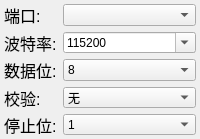
<?xml version="1.0" encoding="UTF-8"?>
<ui version="4.0">
 <class>SerialConfigWidget</class>
 <widget class="QWidget" name="SerialConfigWidget">
  <property name="geometry">
   <rect>
    <x>0</x>
    <y>0</y>
    <width>200</width>
    <height>139</height>
   </rect>
  </property>
  <property name="sizePolicy">
   <sizepolicy hsizetype="Fixed" vsizetype="Expanding">
    <horstretch>0</horstretch>
    <verstretch>0</verstretch>
   </sizepolicy>
  </property>
  <property name="minimumSize">
   <size>
    <width>200</width>
    <height>139</height>
   </size>
  </property>
  <property name="maximumSize">
   <size>
    <width>200</width>
    <height>16777215</height>
   </size>
  </property>
  <property name="windowTitle">
   <string>Form</string>
  </property>
  <layout class="QFormLayout" name="formLayout">
   <property name="rowWrapPolicy">
    <enum>QFormLayout::WrapAllRows</enum>
   </property>
   <property name="labelAlignment">
    <set>Qt::AlignCenter</set>
   </property>
   <property name="formAlignment">
    <set>Qt::AlignHCenter|Qt::AlignTop</set>
   </property>
   <property name="leftMargin">
    <number>4</number>
   </property>
   <property name="topMargin">
    <number>4</number>
   </property>
   <property name="rightMargin">
    <number>4</number>
   </property>
   <property name="bottomMargin">
    <number>4</number>
   </property>
   <item row="0" column="0" colspan="2">
    <layout class="QGridLayout" name="gridLayout">
     <item row="4" column="1">
      <widget class="QComboBox" name="stop_bits_select">
       <property name="sizePolicy">
        <sizepolicy hsizetype="Expanding" vsizetype="Fixed">
         <horstretch>0</horstretch>
         <verstretch>0</verstretch>
        </sizepolicy>
       </property>
       <item>
        <property name="text">
         <string>1</string>
        </property>
       </item>
       <item>
        <property name="text">
         <string>2</string>
        </property>
       </item>
      </widget>
     </item>
     <item row="0" column="1">
      <widget class="QComboBox" name="ports_select">
       <property name="sizePolicy">
        <sizepolicy hsizetype="Expanding" vsizetype="Fixed">
         <horstretch>0</horstretch>
         <verstretch>0</verstretch>
        </sizepolicy>
       </property>
       <property name="currentIndex">
        <number>-1</number>
       </property>
      </widget>
     </item>
     <item row="2" column="0">
      <widget class="QLabel" name="label_4">
       <property name="font">
        <font>
         <pointsize>12</pointsize>
        </font>
       </property>
       <property name="text">
        <string>数据位:</string>
       </property>
      </widget>
     </item>
     <item row="3" column="0">
      <widget class="QLabel" name="label_5">
       <property name="font">
        <font>
         <pointsize>12</pointsize>
        </font>
       </property>
       <property name="text">
        <string>校验:</string>
       </property>
      </widget>
     </item>
     <item row="0" column="0">
      <widget class="QLabel" name="label">
       <property name="font">
        <font>
         <pointsize>12</pointsize>
        </font>
       </property>
       <property name="text">
        <string>端口:</string>
       </property>
      </widget>
     </item>
     <item row="3" column="1">
      <widget class="QComboBox" name="verification_select">
       <property name="sizePolicy">
        <sizepolicy hsizetype="Expanding" vsizetype="Fixed">
         <horstretch>0</horstretch>
         <verstretch>0</verstretch>
        </sizepolicy>
       </property>
       <item>
        <property name="text">
         <string>无</string>
        </property>
       </item>
       <item>
        <property name="text">
         <string>奇校验</string>
        </property>
       </item>
       <item>
        <property name="text">
         <string>偶校验</string>
        </property>
       </item>
      </widget>
     </item>
     <item row="1" column="1">
      <widget class="QComboBox" name="rate_select">
       <property name="sizePolicy">
        <sizepolicy hsizetype="Expanding" vsizetype="Fixed">
         <horstretch>0</horstretch>
         <verstretch>0</verstretch>
        </sizepolicy>
       </property>
       <property name="editable">
        <bool>true</bool>
       </property>
       <property name="currentIndex">
        <number>9</number>
       </property>
       <item>
        <property name="text">
         <string>1200</string>
        </property>
       </item>
       <item>
        <property name="text">
         <string>2400</string>
        </property>
       </item>
       <item>
        <property name="text">
         <string>4800</string>
        </property>
       </item>
       <item>
        <property name="text">
         <string>9600</string>
        </property>
       </item>
       <item>
        <property name="text">
         <string>14400</string>
        </property>
       </item>
       <item>
        <property name="text">
         <string>19200</string>
        </property>
       </item>
       <item>
        <property name="text">
         <string>38400</string>
        </property>
       </item>
       <item>
        <property name="text">
         <string>56000</string>
        </property>
       </item>
       <item>
        <property name="text">
         <string>57600</string>
        </property>
       </item>
       <item>
        <property name="text">
         <string>115200</string>
        </property>
       </item>
       <item>
        <property name="text">
         <string>256000</string>
        </property>
       </item>
       <item>
        <property name="text">
         <string>512000</string>
        </property>
       </item>
       <item>
        <property name="text">
         <string>921600</string>
        </property>
       </item>
       <item>
        <property name="text">
         <string>1000000</string>
        </property>
       </item>
       <item>
        <property name="text">
         <string>1024000</string>
        </property>
       </item>
       <item>
        <property name="text">
         <string>2000000</string>
        </property>
       </item>
      </widget>
     </item>
     <item row="4" column="0">
      <widget class="QLabel" name="label_6">
       <property name="font">
        <font>
         <pointsize>12</pointsize>
        </font>
       </property>
       <property name="text">
        <string>停止位:</string>
       </property>
      </widget>
     </item>
     <item row="2" column="1">
      <widget class="QComboBox" name="data_bits_select">
       <property name="sizePolicy">
        <sizepolicy hsizetype="Expanding" vsizetype="Fixed">
         <horstretch>0</horstretch>
         <verstretch>0</verstretch>
        </sizepolicy>
       </property>
       <property name="currentIndex">
        <number>3</number>
       </property>
       <item>
        <property name="text">
         <string>5</string>
        </property>
       </item>
       <item>
        <property name="text">
         <string>6</string>
        </property>
       </item>
       <item>
        <property name="text">
         <string>7</string>
        </property>
       </item>
       <item>
        <property name="text">
         <string>8</string>
        </property>
       </item>
      </widget>
     </item>
     <item row="1" column="0">
      <widget class="QLabel" name="label_3">
       <property name="font">
        <font>
         <pointsize>12</pointsize>
        </font>
       </property>
       <property name="text">
        <string>波特率:</string>
       </property>
      </widget>
     </item>
    </layout>
   </item>
  </layout>
 </widget>
 <resources/>
 <connections/>
 <slots>
  <signal>update_ports_signal(list)</signal>
  <slot>serial_port_option()</slot>
  <slot>serial_search_port()</slot>
  <slot>clear_receive_data()</slot>
  <slot>show_int_hex()</slot>
  <slot>reset_total_data()</slot>
 </slots>
</ui>
